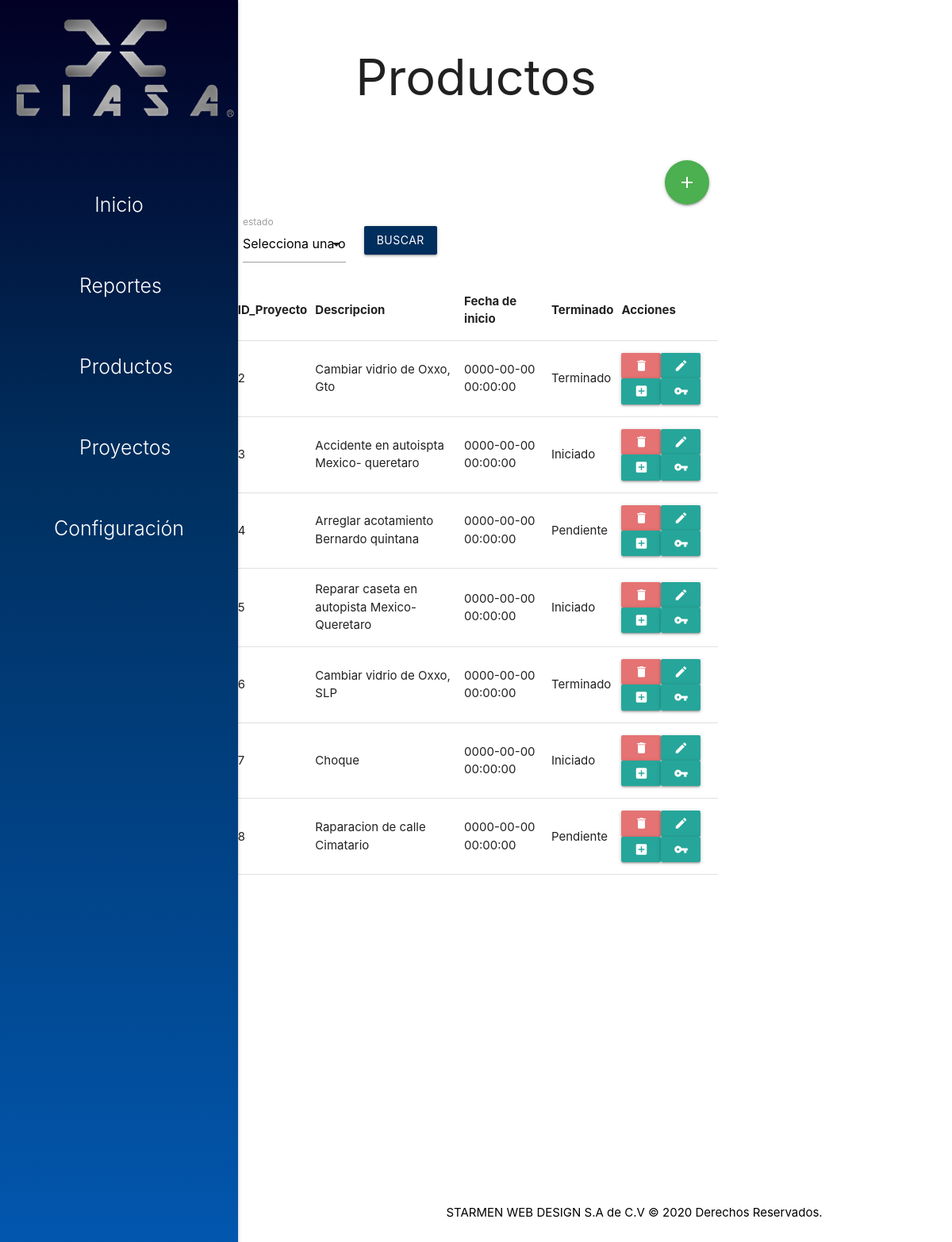
/proyectos.php, run on the app's committed database.
### tables this page shows
CREATE TABLE `proyectos` (
  `idProyecto` decimal(5,0) NOT NULL,
  `descripcion` char(50) DEFAULT NULL,
  `fecha` timestamp NULL DEFAULT current_timestamp()
);

CREATE TABLE `estado` (
  `idEstado` decimal(5,0) NOT NULL,
  `nombre` char(20) DEFAULT NULL
);

### proyectos.php (called while the page is built, shortened)
<?php
    require_once("model.php");
    include("partials/_proyectos.html");
?>

### model.php (the view, shortened to what this page needs)
<?php
	function conectar_bd() {
		$conexion_bd = mysqli_connect("localhost","root","","lab14");
		return $conexion_bd;
	}
	function consultar_proyectos($estado = ""){
		$conexion_bd = conectar_bd();
		$resultado = "<table><thead><tr><th>ID_Proyecto</th><th>Descripcion</th><th>Fecha de inicio</th><th>Terminado</th><th>Acciones</th></tr></thead>";
		$consulta = 'SELECT p.idProyecto as p_idProyecto, p.descripcion as p_desc, p.fecha as p_fecha, e.nombre as e_nombre FROM proyectos as p, tiene as t, estado as e WHERE t.idProyecto = p.idProyecto AND t.idEstado = e.idEstado';
		$resultados = $conexion_bd->query($consulta);
		while ($row = mysqli_fetch_array($resultados, MYSQLI_BOTH)) {
			$resultado .= "<tr>";
		    $resultado .= "<td>".$row['p_idProyecto']."</td>";
		    $resultado .= "<td>".$row['p_desc']."</td>";
		    $resultado .= "<td>".$row['p_fecha']."</td>";
		    $resultado .= "<td>".$row['e_nombre']."</td>";
		    $resultado .= "<td><a class=\"waves-effect waves-light btn-small red lighten-2\"><i class=\"material-icons\">delete</i></a><a class=\"waves-effect waves-light btn-small\"><i class=\"material-icons\">edit</i></a><a class=\"waves-effect waves-light btn-small\" href=\"registrarIngresoProductos.php\"><i class=\"material-icons\">add_box</i></a><a class=\"waves-effect waves-light btn-small\"><i class=\"material-icons\">vpn_key</i></a></td>" ;
		    $resultado .= "</tr>";
		}
		$resultado .= "</tbody></table>";
		return $resultado;
	}
	function consultar_select($idEstado, $columna_descripcion,$tabla){
		$conexion_bd = conectar_bd();
		$resultado = '<select name ="'.$tabla.'"><option value="" disabled selected>Selecciona una opción</option>';
      	$consulta = "SELECT $idEstado, $columna_descripcion FROM $tabla";
      	$resultados = $conexion_bd->query($consulta);
      	while ($row = mysqli_fetch_array($resultados, MYSQLI_BOTH)) {
			$resultado .= '<option value="'.$row["$idEstado"].'">'.$row["$columna_descripcion"].'</option>';
		}
		$resultado .= '</select><label>'.$tabla.'</label></div>';
		return $resultado;
	}
?>

### css/style.css (style rules this page uses)
body { display: flex; min-height: 100vh; flex-direction: column; }
.logoSideNav { height: 150px; width: 300px; margin-left: 1em; }
.dark-blue { background: rgb(2,0,36); background: linear-gradient(180deg, rgba(2,0,36,1) 0%, rgba(0,46,93,1) 35%, rgba(2,89,179,1) 100%); }
.sidenav li>a { padding: 0 100px; margin-top: 50px; width: 100%; height: 50px; text-align: center; display: inline-block; color: white; font-size: 25px; font-weight: 300; line-height: 48px; }
.sidenav .collapsible-header, .sidenav.fixed .collapsible-header { background-color: transparent; border: none; line-height: inherit; height: inherit; }
.page-footer { padding-top: 10px; color: black; background-color: white; }
.page-footer .footer-copyright { margin-top: 24em; margin-left: 30em; color: black; background-color: white; }
.btn, .btn-large { text-decoration: none; color: white; background-color: #002e5d; text-align: center; letter-spacing: .5px; -webkit-transition: background-color .2s ease-out; transition: background-color .2s ease-out; cursor: pointer; }

### data on the page
proyectos: idProyecto "2", descripcion "Cambiar vidrio de Oxxo, Gto", fecha "0000-00-00 00:00:00", estado.nombre "Terminado"
proyectos: idProyecto "3", descripcion "Accidente en autoispta Mexico- queretaro", fecha "0000-00-00 00:00:00", estado.nombre "Iniciado"
proyectos: idProyecto "4", descripcion "Arreglar acotamiento Bernardo quintana", fecha "0000-00-00 00:00:00", estado.nombre "Pendiente"
proyectos: idProyecto "5", descripcion "Reparar caseta en autopista Mexico-Queretaro", fecha "0000-00-00 00:00:00", estado.nombre "Iniciado"
proyectos: idProyecto "6", descripcion "Cambiar vidrio de Oxxo, SLP", fecha "0000-00-00 00:00:00", estado.nombre "Terminado"
proyectos: idProyecto "7", descripcion "Choque", fecha "0000-00-00 00:00:00", estado.nombre "Iniciado"
proyectos: idProyecto "8", descripcion "Raparacion de calle Cimatario", fecha "0000-00-00 00:00:00", estado.nombre "Pendiente"

### other printed values
$tabla "estado"
